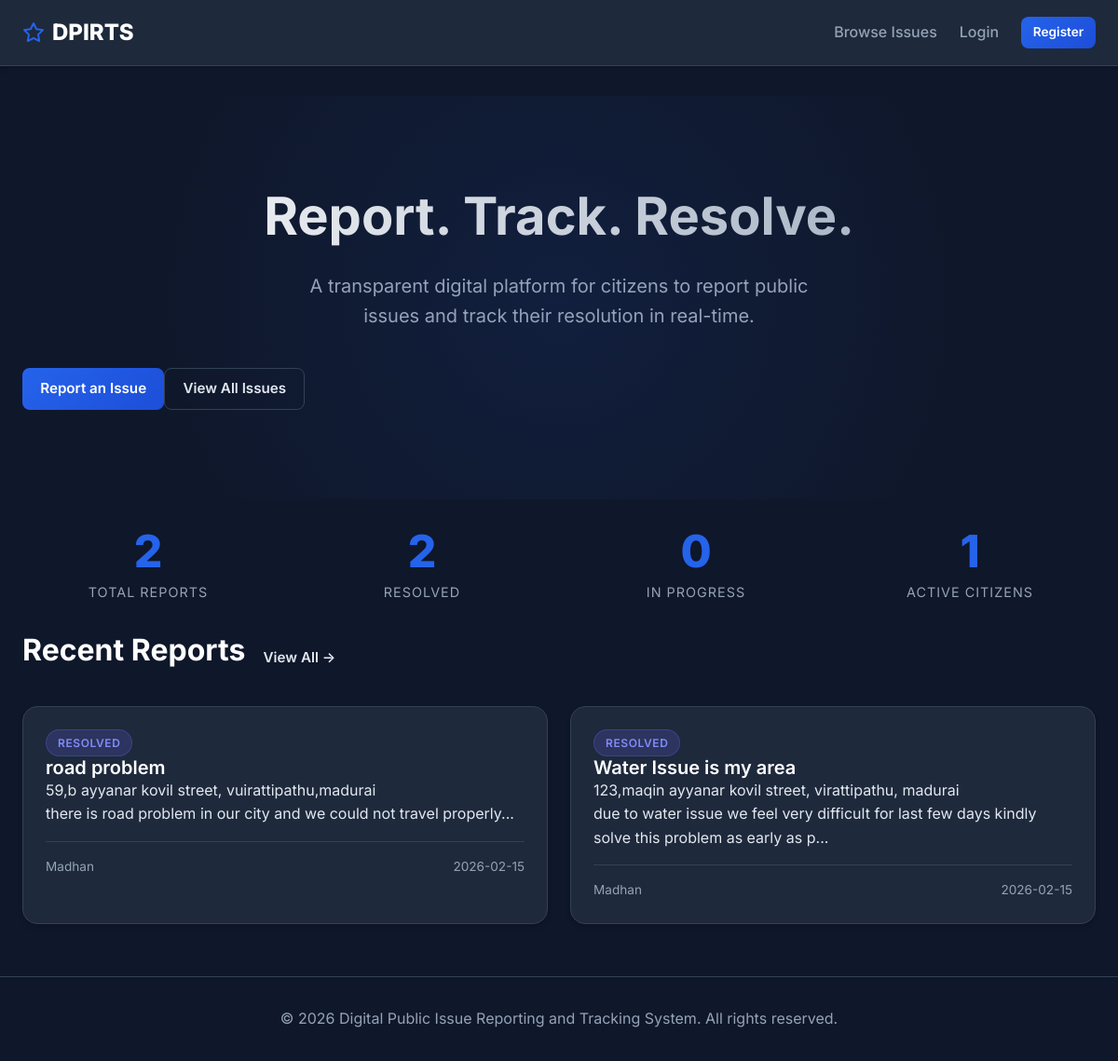
The page / on the database its author committed.
### tables this page shows
CREATE TABLE issues (
            id INTEGER PRIMARY KEY AUTOINCREMENT,
            title TEXT NOT NULL,
            category TEXT NOT NULL,
            priority TEXT DEFAULT 'Medium',
            location TEXT NOT NULL,
            description TEXT NOT NULL,
            image_path TEXT,
            status TEXT DEFAULT 'Submitted',
            user_id INTEGER NOT NULL,
            created_at TIMESTAMP DEFAULT CURRENT_TIMESTAMP,
            updated_at TIMESTAMP DEFAULT CURRENT_TIMESTAMP,
            FOREIGN KEY (user_id) REFERENCES users(id)
        );

CREATE TABLE users (
            id INTEGER PRIMARY KEY AUTOINCREMENT,
            name TEXT NOT NULL,
            email TEXT UNIQUE NOT NULL,
            phone TEXT,
            password_hash TEXT NOT NULL,
            role TEXT DEFAULT 'citizen',
            created_at TIMESTAMP DEFAULT CURRENT_TIMESTAMP
        );

### app.py (the view)
@app.route('/')
def index():
    db = get_db()
    total_issues = db.execute('SELECT COUNT(*) FROM issues').fetchone()[0]
    resolved = db.execute("SELECT COUNT(*) FROM issues WHERE status IN ('Resolved', 'Closed')").fetchone()[0]
    in_progress = db.execute("SELECT COUNT(*) FROM issues WHERE status = 'In Progress'").fetchone()[0]
    total_users = db.execute('SELECT COUNT(*) FROM users WHERE role = ?', ('citizen',)).fetchone()[0]
    recent_issues = db.execute(
        'SELECT i.*, u.name as reporter_name FROM issues i JOIN users u ON i.user_id = u.id ORDER BY i.created_at DESC LIMIT 6'
    ).fetchall()
    return render_template('index.html',
        total_issues=total_issues, resolved=resolved,
        in_progress=in_progress, total_users=total_users,
        recent_issues=recent_issues)

### app.py (called while the page is built)
def get_db():
    if 'db' not in g:
        g.db = sqlite3.connect(DATABASE)
        g.db.row_factory = sqlite3.Row
        g.db.execute("PRAGMA foreign_keys = ON")
    return g.db

@app.context_processor
def inject_user():
    user = None
    if 'user_id' in session:
        db = get_db()
        user = db.execute('SELECT * FROM users WHERE id = ?', (session['user_id'],)).fetchone()
    return dict(current_user=user)

### templates/index.html (shortened to what this page needs)
{% extends "base.html" %}
{% block content %}
<section class="hero">
    <div class="container text-center">
        <h1>Report. Track. Resolve.</h1>
        <p>A transparent digital platform for citizens to report public issues and track their resolution in real-time.
        </p>
        <div class="d-flex justify-content-center gap-3">
            <a href="{{ url_for('report_issue') }}" class="btn btn-primary btn-lg">Report an Issue</a>
            <a href="{{ url_for('issues_list') }}" class="btn btn-outline btn-lg">View All Issues</a>
        </div>
    </div>
</section>
<section class="stats-section py-5">
    <div class="container">
        <div class="grid grid-4 text-center">
            <div class="stat-card">
                <div class="stat-number">{{ total_issues }}</div>
                <div class="stat-label">Total Reports</div>
            </div>
            <div class="stat-card">
                <div class="stat-number">{{ resolved }}</div>
                <div class="stat-label">Resolved</div>
            </div>
            <div class="stat-card">
                <div class="stat-number">{{ in_progress }}</div>
                <div class="stat-label">In Progress</div>
            </div>
            <div class="stat-card">
                <div class="stat-number">{{ total_users }}</div>
                <div class="stat-label">Active Citizens</div>
            </div>
        </div>
    </div>
</section>
<section class="recent-issues py-5">
    <div class="container">
        <div class="d-flex justify-content-between align-items-center mb-4">
            <h2>Recent Reports</h2>
            <a href="{{ url_for('issues_list') }}" class="btn btn-link">View All &rarr;</a>
        </div>
        <div class="grid grid-3">
            {% for issue in recent_issues %}
            <div class="card issue-card">
                <div class="card-body">
                    <span class="badge badge-{{ issue.status.lower().replace(' ', '-') }} mb-2">{{ issue.status
                        }}</span>
                    <h5 class="card-title"><a href="{{ url_for('issue_detail', issue_id=issue.id) }}">{{ issue.title
                            }}</a></h5>
                    <p class="text-muted small mb-2"> {{ issue.location }}</p>
                    <p class="card-text text-truncate">{{ issue.description[:100] }}...</p>
                    <div class="issue-meta">
                        <span>{{ issue.reporter_name }}</span>
                        <span>{{ issue.created_at[:10] }}</span>
                    </div>
                </div>
            </div>
            {% endfor %}
        </div>
    </div>
</section>
{% endblock %}

### static/css/style.css (style rules this page uses)
:root { --primary: #2563eb; --primary-dark: #1d4ed8; --secondary: #475569; --success: #10b981; --danger: #ef4444; --warning: #f59e0b; --info: #3b82f6; --dark: #0f172a; --dark-lighter: #1e293b; --light: #f8fafc; --gray: #94a3b8; --text: #e2e8f0; --text-muted: #94a3b8; --border: #334155; --shadow: 0 4px 6px -1px rgba(0, 0, 0, 0.1), 0 2px 4px -1px rgba(0, 0, 0, 0.06); --card-bg: #1e293b; --body-bg: #0f172a; }
* { box-sizing: border-box; margin: 0; padding: 0; }
body { font-family: 'Inter', system-ui, -apple-system, sans-serif; background-color: var(--body-bg); color: var(--text); line-height: 1.6; }
a { text-decoration: none; color: inherit; transition: all 0.2s; }
h1, h2, h3, h4, h5, h6 { color: #fff; font-weight: 700; line-height: 1.2; margin-bottom: 1rem; }
h1 { font-size: 2.5rem; }
h2 { font-size: 2rem; }
.container { max-width: 1200px; margin: 0 auto; padding: 0 1.5rem; }
.btn { display: inline-flex; align-items: center; justify-content: center; padding: 0.6rem 1.2rem; border-radius: 0.5rem; font-weight: 600; cursor: pointer; border: none; transition: all 0.2s; gap: 0.5rem; font-size: 0.95rem; }
.btn-primary { background: linear-gradient(135deg, var(--primary), var(--primary-dark)); color: white; }
.btn-outline { background: transparent; border: 1px solid var(--border); color: var(--text); }
.card { background-color: var(--card-bg); border-radius: 1rem; border: 1px solid var(--border); padding: 1.5rem; margin-bottom: 1.5rem; box-shadow: var(--shadow); }
.card-title { font-size: 1.25rem; font-weight: 600; margin: 0; }
.badge { display: inline-block; padding: 0.25rem 0.75rem; border-radius: 2rem; font-size: 0.75rem; font-weight: 600; text-transform: uppercase; letter-spacing: 0.05em; }
.badge-resolved { background: rgba(99, 102, 241, 0.2); color: #818cf8; border: 1px solid rgba(99, 102, 241, 0.3); }
.grid { display: grid; gap: 1.5rem; }
.grid-3 { grid-template-columns: repeat(auto-fit, minmax(250px, 1fr)); }
.grid-4 { grid-template-columns: repeat(auto-fit, minmax(200px, 1fr)); }
.hero { text-align: center; padding: 6rem 0; background: radial-gradient(circle at center, rgba(37, 99, 235, 0.1) 0%, transparent 70%); }
.hero h1 { font-size: 3.5rem; margin-bottom: 1.5rem; background: linear-gradient(to right, #fff, #94a3b8); -webkit-background-clip: text; background-clip: text; -webkit-text-fill-color: transparent; }
.hero p { font-size: 1.25rem; color: var(--text-muted); max-width: 600px; margin: 0 auto 2.5rem; }
.stat-card { text-align: center; padding: 2rem; }
.stat-number { font-size: 3rem; font-weight: 800; color: var(--primary); line-height: 1; margin-bottom: 0.5rem; }
.stat-label { color: var(--text-muted); font-size: 0.9rem; text-transform: uppercase; letter-spacing: 1px; }
.issue-card { transition: transform 0.2s; }
.issue-meta { display: flex; justify-content: space-between; font-size: 0.85rem; color: var(--text-muted); margin-top: 1rem; padding-top: 1rem; border-top: 1px solid var(--border); }
.text-center { text-align: center; }
.mb-4 { margin-bottom: 1.5rem; }
.d-flex { display: flex; }

### rows shown on the page
issues: status "RESOLVED", title "road problem", location "59,b ayyanar kovil street, vuirattipathu,madurai", description "there is road problem in our city and we could not travel properly", reporter_name "Madhan", created_at "2026-02-15"
issues: status "RESOLVED", title "Water Issue is my area", location "123,maqin ayyanar kovil street, virattipathu, madurai", description "due to water issue we feel very difficult for last few days kindly solve this problem as early as p", reporter_name "Madhan", created_at "2026-02-15"

### other values the page prints
{{ total_issues }} "2"
{{ resolved }} "2"
{{ in_progress }} "0"
{{ total_users }} "1"
